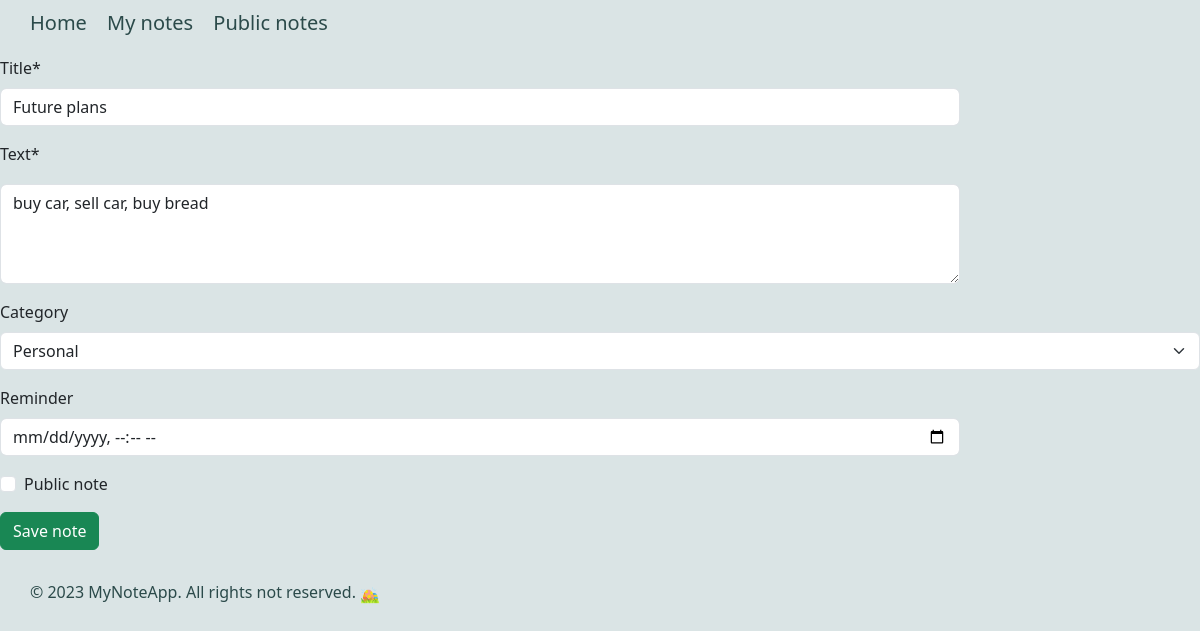
Before: /note_3/edit/ (signed in) with the older database file.
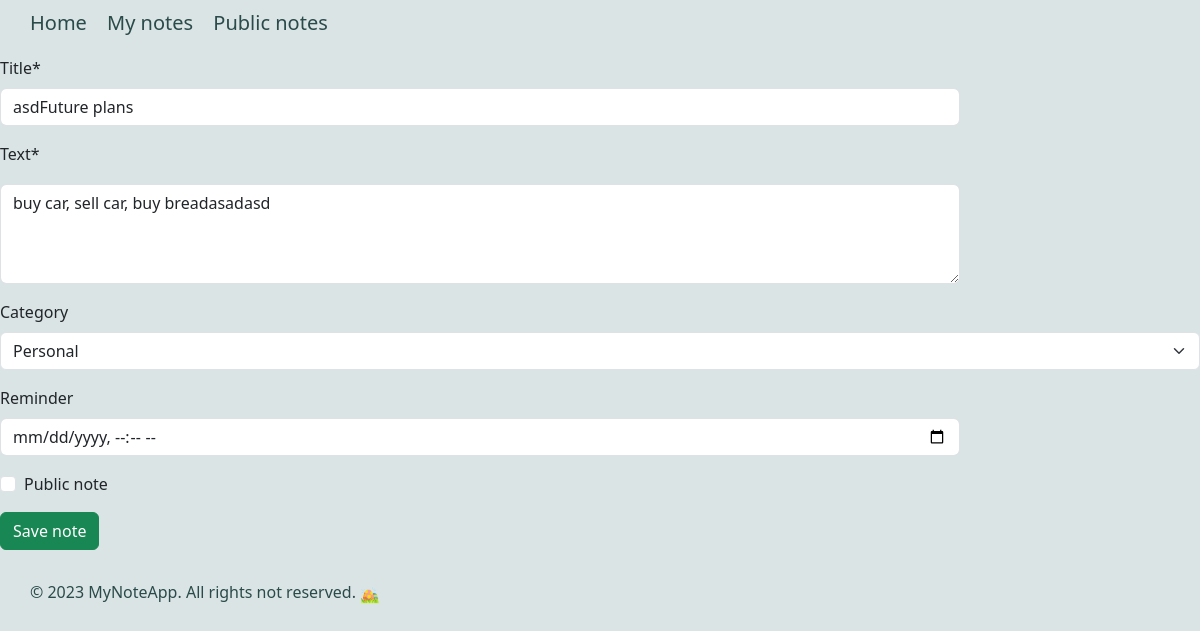
After: the same page with the newer database file.
### notes/models.py (models this page shows, shortened)
class Note(models.Model):
    title = models.CharField(max_length=200)
    text = models.TextField()
    created_date = models.DateTimeField(auto_now_add=True)
    upd_date = models.DateTimeField(auto_now=True)
    reminder = models.DateTimeField(null=True, blank=True)
    author = models.ForeignKey(User, on_delete=models.CASCADE)
    category = models.ForeignKey(Category, on_delete=models.CASCADE, related_name='notes', null=True, blank=True)
    public = models.BooleanField(default=False)

class Category(models.Model):
    title = models.CharField(max_length=200)
    def __str__(self):
        return self.title

### notes/views.py (the view)
# urls.py: path('note_<int:note_id>/edit/', views.edit_note, name='edit_note'),
def edit_note(request, note_id):
    note = get_object_or_404(Note, pk=note_id)
    if note.author != request.user and not request.user.is_superuser:
        messages.error(request, "You do not have permission to edit this note.")
        return redirect('notes:note_detail', note_id=note.id)
    else:
        if request.method == 'POST':
            note_form = NoteForm(request.POST)
            if note_form.is_valid():
                note.title = note_form.cleaned_data['title']
                note.text = note_form.cleaned_data['text']
                note.category = note_form.cleaned_data['category']
                note.reminder = note_form.cleaned_data['reminder']
                note.public = note_form.cleaned_data['public_note']
                note.save()
                return redirect('notes:note_detail', note_id=note.id)
        else:
            note_form = NoteForm(initial={'title': note.title, 'text': note.text, 'category': note.category,
                                          'reminder': note.reminder})
        return render(request, 'notes/note_form.html', {'note_form': note_form})

### notes/forms.py (shortened to what this page needs)
class NoteForm(forms.Form):
    def __init__(self, *args, **kwargs):
        super().__init__(*args, **kwargs)
        self.helper = FormHelper(self)
        self.helper.form_method = 'POST'
        self.helper.add_input(Submit('submit', 'Save note', css_class='btn btn-success'))
    title = forms.CharField(max_length=200)
    text = forms.CharField(widget=forms.Textarea)
    category = forms.ModelChoiceField(queryset=Category.objects.all(), required=False)
    reminder = forms.DateTimeField(required=False, widget=forms.DateTimeInput(attrs={'type': 'datetime-local'}))
    public_note = forms.BooleanField(required=False)

### notes/templates/notes/note_form.html (shortened to what this page needs)
{% extends 'base.html' %}
{% load crispy_forms_tags %}
{% block content %}
        {% crispy note_form %}
{% endblock %}

Changed rows visible on the page:
changed Note "Personal": title "Future plans" → "asdFuture plans"; text "buy car, sell car, buy bread" → "buy car, sell car, buy breadasadasd"
